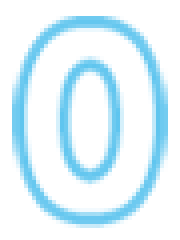
#> input picture image/score-0.png, 45 x 60 px (shown 4 times larger); its folder holds 4 pictures in this run
$ python score.py
#> lines starting #> are read from the running program, lines starting #| are printed output that depends on the picture
from PIL import Image
import math

def dec2bin(n, l):
    s = str(bin(n))
    return '0' * (l + 2 - len(s)) + s[2:]

mif = open('score.mif', 'w')
mif.write('WIDTH = 10;\n')
mif.write('DEPTH = 16384;\n')
mif.write('ADDRESS_RADIX = BIN;\n')
mif.write('DATA_RADIX = BIN;\n')
mif.write('CONTENT BEGIN\n')

for index in range(14):
    image = Image.open("score-" + str(index) + ".png").convert("RGBA")
#> image is the input picture: PIL image 45x60 RGBA; mean R, G, B, A 189.4, 231.1, 248.2, 137.3
    newImage = Image.new("RGBA", (54, 81))
#> newImage: PIL image 54x81 RGBA; every value is 0
    left = math.floor((newImage.size[0] - image.size[0]) / 2)
#> left = 4
    top = math.floor((newImage.size[1] - image.size[1]) / 2)
#> top = 10
    width = image.size[0]
#> width = 45
    height = image.size[1]
#> height = 60
    newWidth = newImage.size[0]
#> newWidth = 54
    newHeight = newImage.size[1]
#> newHeight = 81
    for i in range(top):
        for j in range(newWidth):
            newImage.putpixel((j, i), (255, 255, 255, 0))
    for i in range(top, top + height):
        for j in range(left):
            newImage.putpixel((j, i), (255, 255, 255, 0))
        for j in range(left, left + width):
            newImage.putpixel((j, i), image.getpixel((j - left, i - top)))
        for j in range(left + width, newWidth):
            newImage.putpixel((j, i), (255, 255, 255, 0))
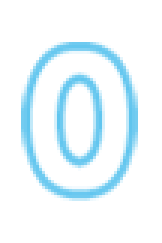
#> newImage: PIL image 54x81 RGBA (shown 3 times larger); mean R, G, B, A 179.9, 205.6, 216.2, 84.7; transparent parts drawn white
    for i in range(top + height, newHeight):
        for j in range(newWidth):
            newImage.putpixel((j, i), (255, 255, 255, 0))
    newImage.thumbnail((20, 30))
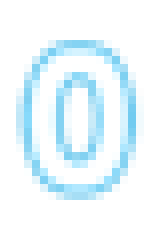
#> newImage: PIL image 20x30 RGBA (shown 8 times larger); mean R, G, B, A 73.6, 95.7, 104.7, 84.7; transparent parts drawn white
    newImage.save("small-default-" + str(index) + ".png")

    s1 = dec2bin(index, 4)
    for x in range(32):
        s2 = dec2bin(x, 5)
        for y in range(32):
            s3 = dec2bin(y, 5)
            if x < 20 and y < 30:
                pixel = newImage.getpixel((x, y))
                r = dec2bin(pixel[0], 8)[:3]
                g = dec2bin(pixel[1], 8)[:3]
                b = dec2bin(pixel[2], 8)[:3]
                a = '0' if pixel[3] == 0 else '1'
                mif.write(s1 + s2 + s3 + ' : ' + r + g + b + a +';\n')
            else:
                mif.write(s1 + s2 + s3 + ' : 1111111110;\n')
#> pass 2 of the loop `for index in range(14):`:
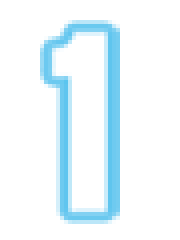
#> input picture image/score-1.png, 45 x 60 px (shown 4 times larger)
#> image is the input picture: PIL image 45x60 RGBA; mean R, G, B, A 223.6, 243.5, 251.8, 75.1
#> after the loop `for i in range(top, top + height):`:
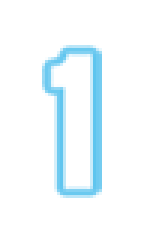
#> newImage: PIL image 54x81 RGBA (shown 3 times larger); mean R, G, B, A 201, 213.3, 218.4, 46.4; transparent parts drawn white
#> `newImage.thumbnail((20, 30))`:
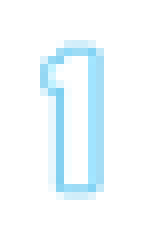
#> newImage: PIL image 20x30 RGBA (shown 8 times larger); mean R, G, B, A 39.5, 52.9, 58.3, 46.5; transparent parts drawn white
#> the loop `for x in range(32):` made 32 passes
#> s2 on passes 2 to 6: '00001', '00010', '00011', '00100', '00101'
#> (the run stopped early here; a loop or call above may not have finished)
